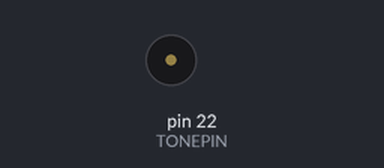
A sketch run on a simulated Arduino Mega 2560, built with avr-gcc and run on an emulated ATmega2560. Parts: buzzer (waves = sounding).

Above: at 0.1 s.
Timing chart, 0 to 0.3 s (numbered marks = the images above):
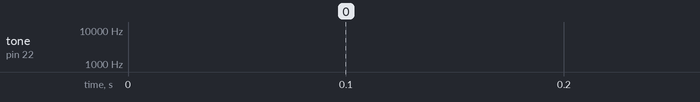

The sketch:

Siren.ino
```cpp
#define TONEPIN 22

void setup() {
}

void loop() {
  for (int i = 100; i < 10000; i += 1)
  {
    tone(TONEPIN, i);
    delayMicroseconds(20);
  }
}
```
